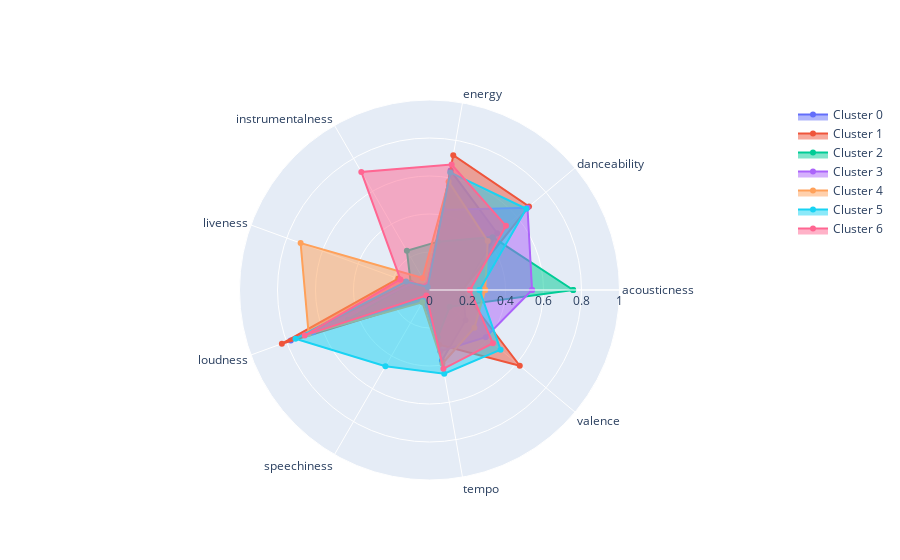

The cell this chart's notebook holds for it:
### Code cell
fig = go.Figure()

angles = list(values_df.columns[4:])
angles.append(angles[0])

layoutdict = dict(
            radialaxis=dict(
            visible=True,
            range=[0, 1]
            ))

for i in range(n_clusters):
    subset = values_df[values_df['cluster'] == i]
    data = [np.mean(subset[col]) for col in subset.columns[4:]]
    data.append(data[0])
    fig.add_trace(go.Scatterpolar(
        r=data,
        theta=angles,
        fill='toself',
        name="Cluster " + str(i)))
    
fig.update_layout(
        polar=layoutdict,
        showlegend=True
        )
fig.show()
#     fig.write_image('./visualizations/cluster' + str(i) + '.png')

### Figure 1 — Plotly figure (JSON) as saved in the notebook; plotly's stock layout.template omitted (floating-point values rounded to 4 significant figures)
{"data": [{"fill": "toself", "name": "Cluster 0", "r": [0.1762, 0.4651, 0.6392, 0.02475, 0.1103, 0.7768, 0.04251, 0.377, 0.2479, 0.1762], "theta": ["acousticness", "danceability", "energy", "instrumentalness", "liveness", "loudness", "speechiness", "tempo", "valence", "acousticness"], "type": "scatterpolar"}, {"fill": "toself", "name": "Cluster 1", "r": [0.1715, 0.6838, 0.7208, 0.01769, 0.1751, 0.8269, 0.06241, 0.2921, 0.6203, 0.1715], "theta": ["acousticness", "danceability", "energy", "instrumentalness", "liveness", "loudness", "speechiness", "tempo", "valence", "acousticness"], "type": "scatterpolar"}, {"fill": "toself", "name": "Cluster 2", "r": [0.7562, 0.4329, 0.2584, 0.2381, 0.105, 0.4573, 0.0398, 0.252, 0.1381, 0.7562], "theta": ["acousticness", "danceability", "energy", "instrumentalness", "liveness", "loudness", "speechiness", "tempo", "valence", "acousticness"], "type": "scatterpolar"}, {"fill": "toself", "name": "Cluster 3", "r": [0.5399, 0.6732, 0.4283, 0.02837, 0.1015, 0.6512, 0.05914, 0.327, 0.3864, 0.5399], "theta": ["acousticness", "danceability", "energy", "instrumentalness", "liveness", "loudness", "speechiness", "tempo", "valence", "acousticness"], "type": "scatterpolar"}, {"fill": "toself", "name": "Cluster 4", "r": [0.293, 0.4002, 0.579, 0.07318, 0.7219, 0.6769, 0.07486, 0.3926, 0.3087, 0.293], "theta": ["acousticness", "danceability", "energy", "instrumentalness", "liveness", "loudness", "speechiness", "tempo", "valence", "acousticness"], "type": "scatterpolar"}, {"fill": "toself", "name": "Cluster 5", "r": [0.2633, 0.6651, 0.6283, 0.0188, 0.1309, 0.7504, 0.4639, 0.4474, 0.4884, 0.2633], "theta": ["acousticness", "danceability", "energy", "instrumentalness", "liveness", "loudness", "speechiness", "tempo", "valence", "acousticness"], "type": "scatterpolar"}, {"fill": "toself", "name": "Cluster 6", "r": [0.2129, 0.5256, 0.6708, 0.7178, 0.163, 0.6989, 0.03308, 0.421, 0.4359, 0.2129], "theta": ["acousticness", "danceability", "energy", "instrumentalness", "liveness", "loudness", "speechiness", "tempo", "valence", "acousticness"], "type": "scatterpolar"}], "layout": {"polar": {"radialaxis": {"range": [0, 1], "visible": true}}, "showlegend": true}}
